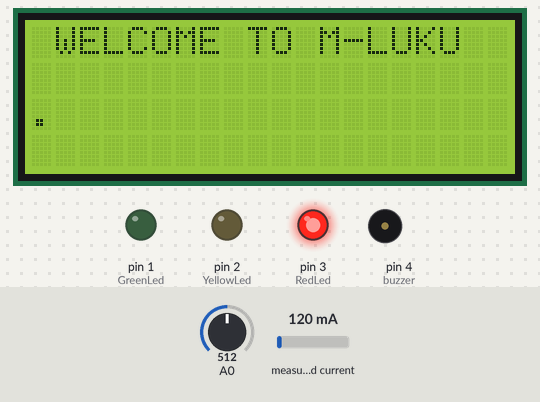
The sketch below on a simulated Arduino Uno, built with avr-gcc and run on an emulated ATmega328P. Shown: 20×4 character LCD, output pins drawn as LEDs (lit = HIGH), buzzer (waves = sounding). Inputs (shaded band) come from the test bench; at power-on: measured current 120 mA, A0 = 512.

Above: at 0.1 s.
At 10.0 s:
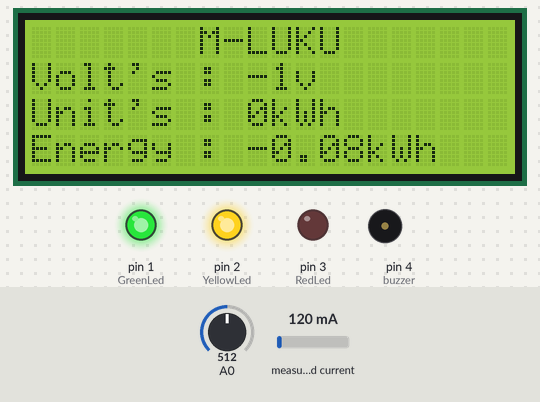
10.1 s: measured current set to 40 mA
12.4 s: measured current set to 500 mA
14.4 s: measured current set to 1000 mA
At 15.6 s:
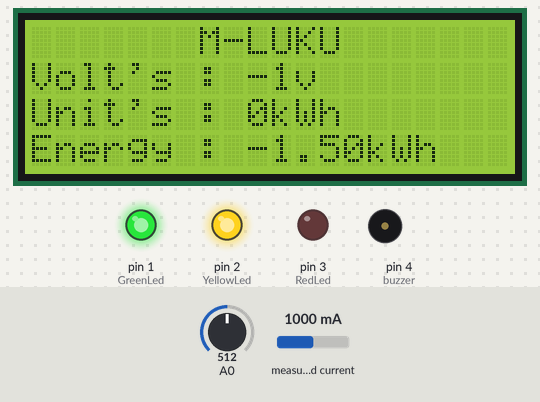
Timing chart, 0 to 17.4 s (numbered marks = the images above; inputs shaded):
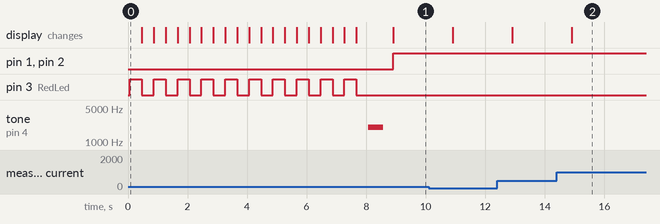

Measured:
- after the input at 14.4 s, the display: changes after 0.50 s (image 2)

The sketch:

oscar_v00.1.ino
```cpp
#include <LiquidCrystal.h>
#include <Filters.h>
#include "ACS712.h"

const int rs = 12, en = 11, d4 = 10, d5 = 9, d6 = 8, d7 = 7;
LiquidCrystal lcd(rs, en, d4, d5, d6, d7);

ACS712  ACS(A1, 5.0, 1023, 100);

float testFrequency = 50;
float windowLength = 40.0 / testFrequency;

int Sensor = A0;
float intercept = - 0.04;
float slope = 0.0266;
float current_Volts;

int buzzer = 4;
int RedLed = 3;
int YellowLed = 2;
int GreenLed = 1;

int a_sensor = A1;

unsigned long printPeriod = 1000;
unsigned long previousMillis = 0;

int previous_length[4] = {0, 0, 0, 0};


void setup() {
  lcd.begin(20, 4);
  pinMode(RedLed, OUTPUT);
  pinMode(buzzer, OUTPUT);
  pinMode(YellowLed, OUTPUT);
  pinMode(GreenLed, OUTPUT);
  pinMode(a_sensor, INPUT);

  ACS.autoMidPoint();

  startScreen();
}

void loop() {

  RunningStatistics inputStats;
  inputStats.setWindowSecs( windowLength );
  while ( true ) {
    Sensor = analogRead(A0);  // read the analog in value:
    inputStats.input(Sensor);  // log to Stats function
    if ((unsigned long)(millis() - previousMillis) >= printPeriod) {
      previousMillis = millis();
      current_Volts = intercept + slope * inputStats.sigma();
      current_Volts = current_Volts * (40.3231);
      break;
    }
  }
  int mA = ACS.mA_AC()-69.65;
  homeScreen(mA, current_Volts);

}

int centerText (String x) {
  int len =  x.length();
  int rem = 20 - len;
  rem /= 2;
  return rem;
}


void homeScreen(int Isensor, float Vsensor) {
  Isensor = Isensor <= 0 ? 0:Isensor;
  float power = (Vsensor * Isensor)/1000;

  register String displayText[4] = {
    "M-LUKU",
    "Volt's : " + String(int(Vsensor)) + "v",
    "Unit's : 0kWh",
    "Energy : "+(String(power))+"kWh",
  };
  bool clearScreen =  false;
  for (int i = 0; i < 4; i++) {
    if ( ( previous_length[i] - displayText[i].length()) > 0 ) {
      previous_length[i] = displayText[i].length();
      clearScreen = true;
    }
  }

  if (clearScreen) {
    lcd.clear();
  }

  for (int i = 0; i < 4; i++) {
    lcd.setCursor((i == 0 ) ? centerText(displayText[i]) : 0, i);
    lcd.print(displayText[i] + "");
  }
  if (Isensor > 0.0) {
    digitalWrite(GreenLed, 1);
    digitalWrite(YellowLed, 1);
  }
}

void startScreen() {
  register String displayText = "WELCOME TO M-LUKU";
  lcd.setCursor(centerText(displayText), 0);
  lcd.print(displayText);
  register bool state = 1;
  for (int i = 0; i < 20; i++) {
    lcd.setCursor(i, 2);
    lcd.print(".");
    digitalWrite(RedLed, state);
    state = !state;
    delay(400);
  }
  tone(buzzer, 2000, 500);
  delay(800);
  lcd.clear();
  digitalWrite(RedLed, 0);
}
```
